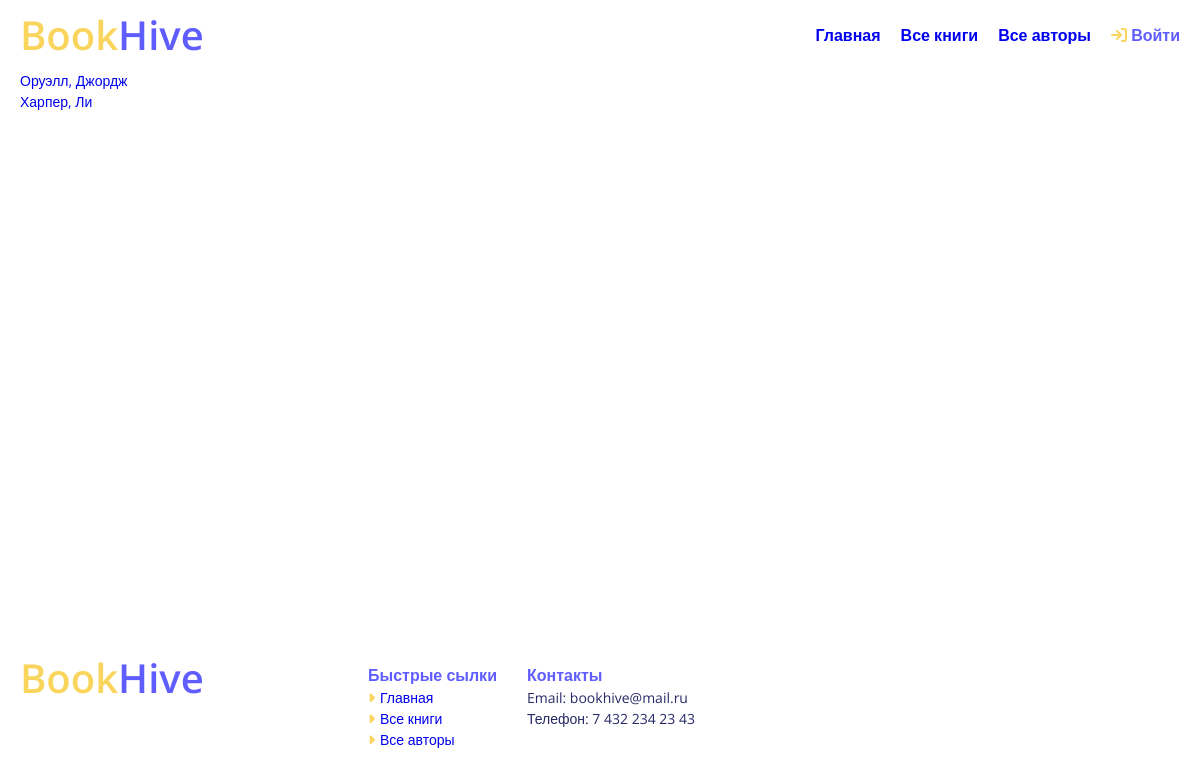
Page /catalog/authors/ on the earlier database version.
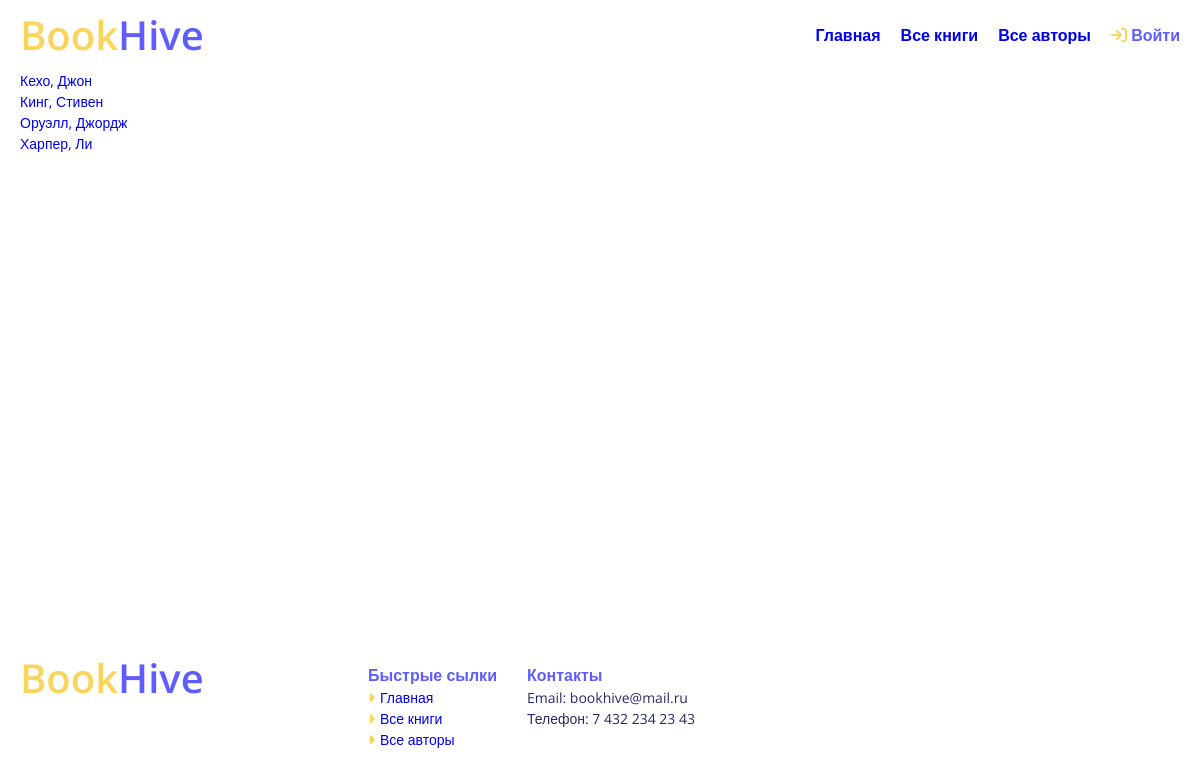
Same page on the later database version.
### catalog/models.py (models this page shows, shortened)
class Author(models.Model):
    image = models.ImageField(null=True, blank=True,default='default.jpg', upload_to='Authors')
    first_name = models.CharField(max_length=100)
    last_name = models.CharField(max_length=100)
    date_of_birth = models.DateField(null=True, blank=True)
    date_of_death = models.DateField('Died', null=True, blank=True)
    about_the_author = models.TextField(max_length=1000)
    class Meta:
        ordering = ['last_name']
        permissions = (
                ("can_change_author", "change author"),
        )

### catalog/views.py (the view)
class AuthorListView(generic.ListView):
    model = Author

### catalog/templates/catalog/author_List.html
{% extends "base_generic.html" %}
{% block content %}
    {% if author_list %}
    <div class="__container">
      <ul class="author-list">
        {% for author in author_list %}
        <li> <a href="{% url 'author-detail' author.pk %}">{{ author.last_name }}, {{ author.first_name }}</a></li>
        {% endfor %}
      </ul>
    </div>
    {% else %}
      <p>В библиотеке нет авторов</p>
    {% endif %}
{% endblock %}

Differences in the rows shown:
added Author: last_name "Кехо", first_name "Джон"
added Author: last_name "Кинг", first_name "Стивен"
